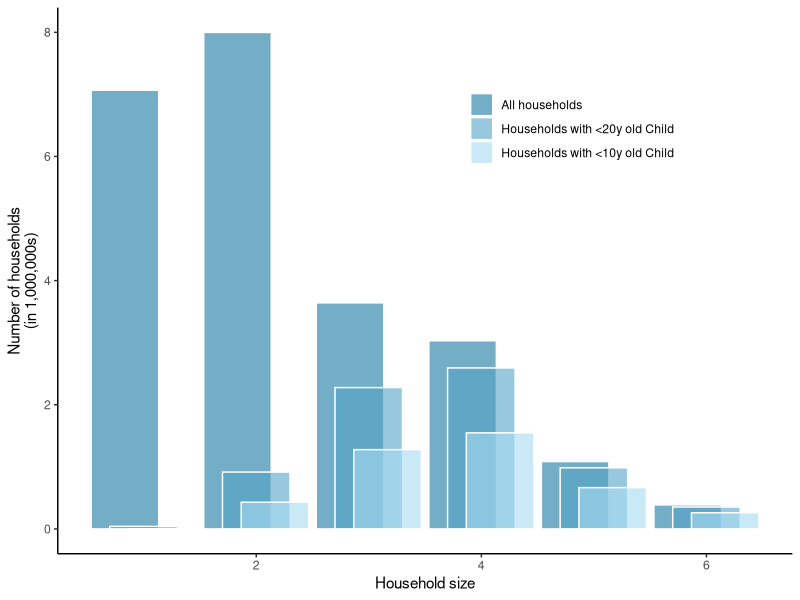
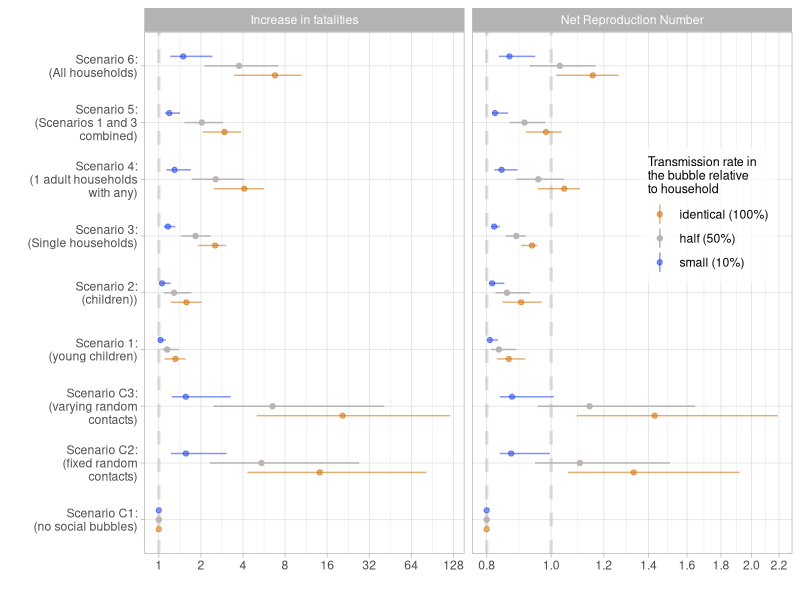
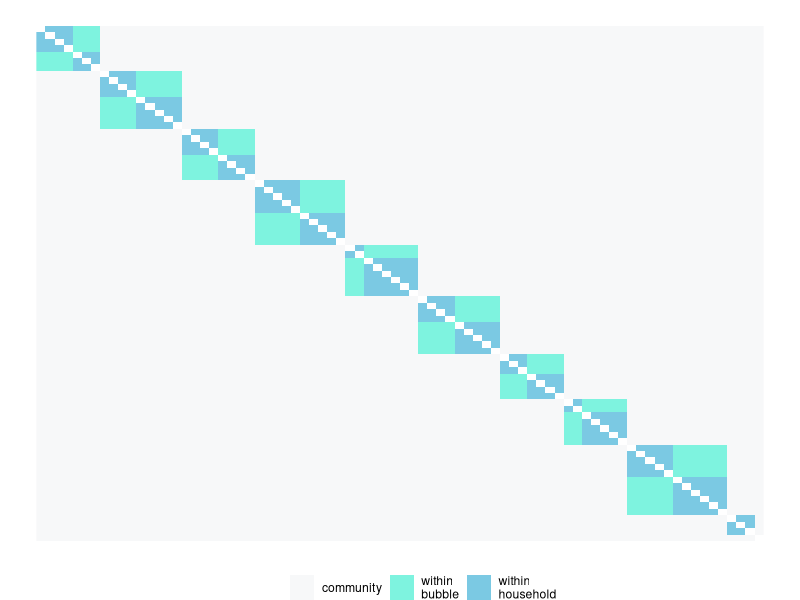
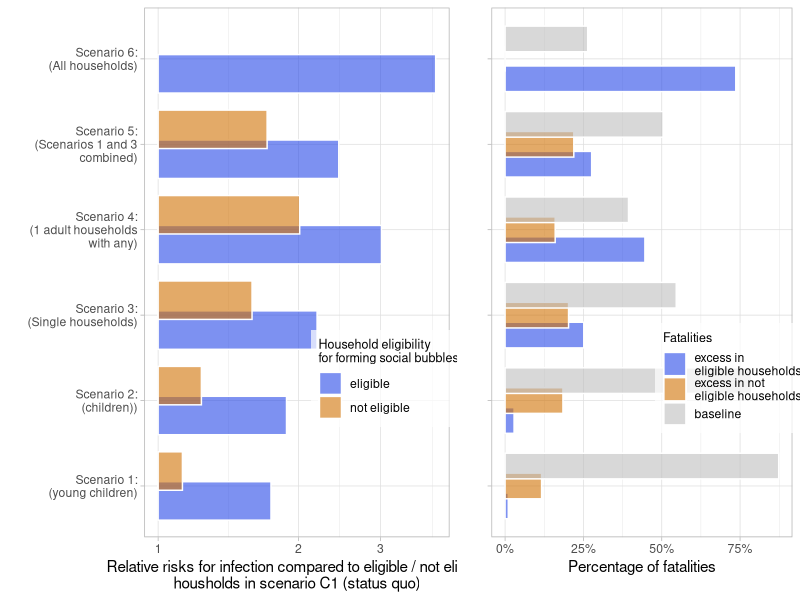
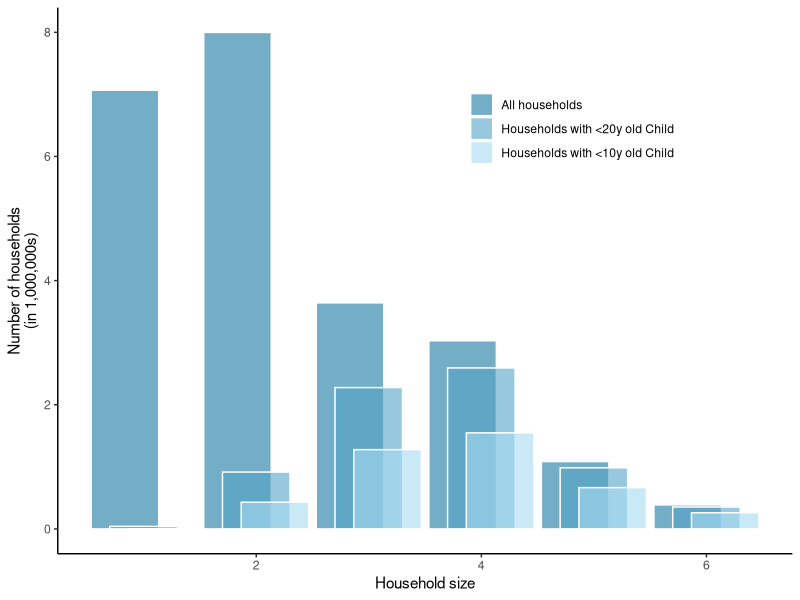
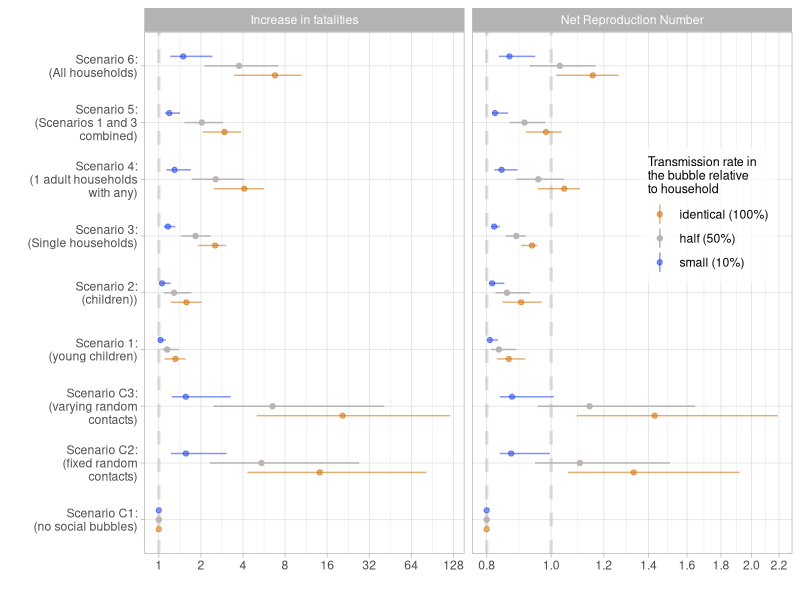
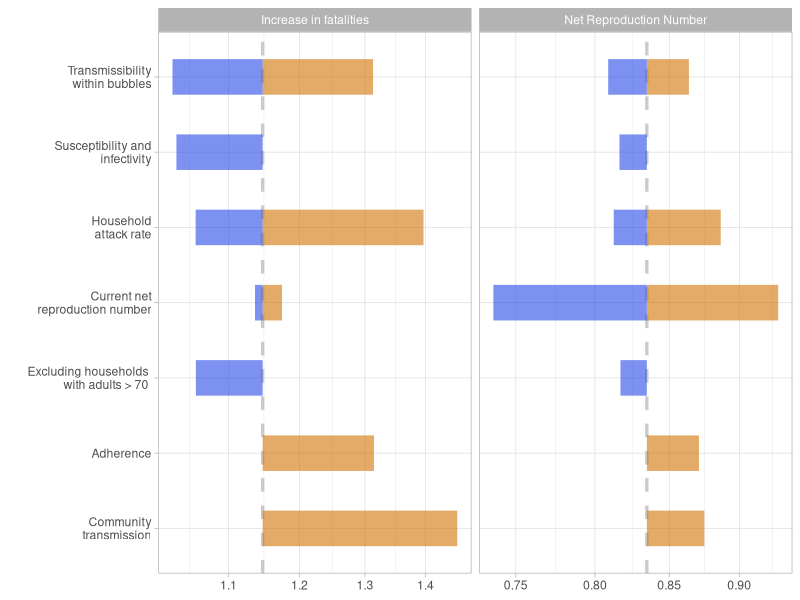
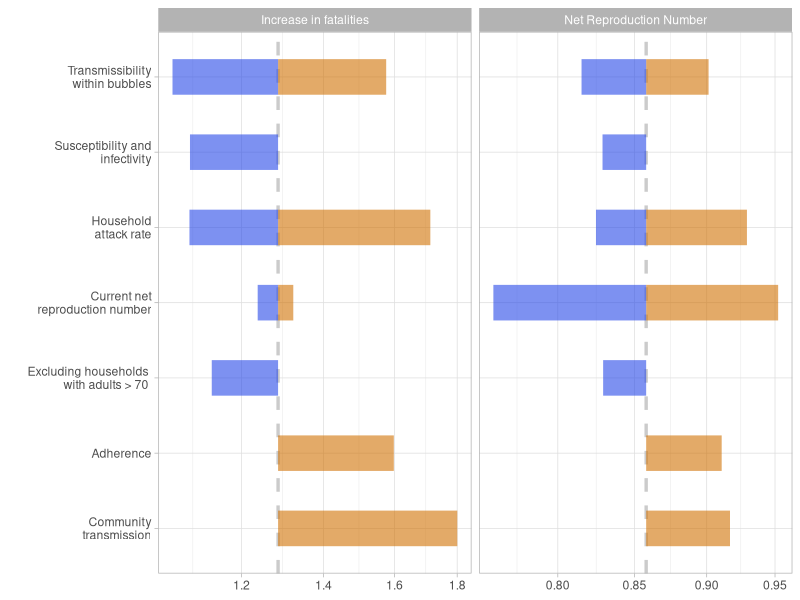

These charts were generated, in order, by the following R code:
#########
# plotting scripts 
# for "The effectiveness of social bubbles as part of a Covid-19 lockdown exit strategy, a modelling study"
# by Leng et al
# author: Stefan Flasche


########################
#load packages
########################
require(reshape2)
require(tidyverse)
require(gridExtra)

########################
#read in data
########################
read.csv("HH.csv") %>% 
  melt(id = "Household.size") -> dt
read.csv("Tab_Rcurrent.csv") %>%
  select(-(12:14)) %>%                            
  rbind(read.csv("Tab_Dcurrent.csv") %>%
          mutate(Outcome = "Disease incidence increase")) %>% 
  mutate(Outcome = gsub("Disease incidence increase","Increase in fatalities",Outcome)) %>%
  mutate(Outcome = gsub("Fatality Incidence Increase","Increase in fatalities",Outcome))->  dt.res    


########################
#plot Household sizes
########################
# av HH size
dt %>%
  group_by(variable) %>% summarise(avHHsize=sum(Household.size*value)/sum(value))

# proportion of HHs
dt %>%
  mutate(People = Household.size*value) %>%
  group_by(variable) %>% summarise(value= sum(value),
                                   People = sum(People))

#refactor
dt$variable = factor(dt$variable, c("All", "Children..20", "Children..10"))
Cat.names.replace = c("All"="All\nhouseholds", "Children..20"="Households with\n <20y old Child", "Children..10"="Households with\n <10y old Child")
Cat.names=c("All households", "Households with <20y old Child", "Households with <10y old Child")

# plot
dt %>%
  ggplot(aes(x=Household.size,y=value/1000000, fill=variable)) +
  geom_bar(stat = "identity", alpha=.6, position=position_dodge(width = .5), width = 1.8, color = "white") +
  scale_fill_manual(labels = Cat.names,
                    values=c("#1677a1","#54a4c7", "#a7dbf2")) +
  labs(x = "Household size", y = "Number of households\n(in 1,000,000s)", fill="") + 
  theme_classic() + theme(legend.position = c(0.7, 0.8))
ggsave("main_HHdistr.pdf", units = "cm", width = 14, height = 10)


########################
#plot Rs and deaths
########################
#filter for only the base case results
dt.res %>%
  filter(Parameter_set == "LSHTM" & 
           R_init == .8 &
           Mean_field_assumption == "Household" &
           Compliance == "Compliance") %>%
  mutate(TauB = fct_relevel(TauB, "identical", "half", "small")) -> dt.mainres

hline.dat <- data.frame(Outcome = c("Net Reproduction Number","Net Reproduction Number","Increase in fatalities"),
                        threshold = c(.8,1,1))

my_breaks <- function(x) { if (max(x) < 5) c(.8,1,1.2,1.4,1.6,1.8,2,2.2) else c(1,2,4,8,16,32,64,128) }

dt.mainres$Scenario = factor(dt.mainres$Scenario, c("C1", "C2", "C3","1", "2","3","4","5","6"))


dt.mainres %>% 
  ggplot(aes(x=Scenario, y=value, ymin=value_lo, ymax=value_hi, color=TauB)) +
  geom_hline(data = hline.dat, aes(yintercept = threshold), color = "grey", alpha=0.5, lty="dashed", lwd=1.15) +  
  geom_linerange(position = position_dodge(.5)) +
  geom_point(position = position_dodge(.5)) +
  labs(x="", y="", color="Transmission rate in\nthe bubble relative\nto household")+
  scale_color_manual(values = c("#d1720490","#bab5b3","#2748e890"),
                     labels = c("identical (100%)", "half (50%)", "small (10%)" )) +
  theme_light() + theme(legend.position = c(0.87, 0.65),
                        legend.background = element_rect(fill=alpha('white', 0.7)),
                        legend.title=element_text(size=9)) + 
  coord_flip() +
  scale_y_log10(breaks = my_breaks)+
  facet_grid(.~Outcome, scales = "free_x") +
  scale_x_discrete(labels = c("Scenario C1:\n(no social bubbles)",
                              "Scenario C2:\n(fixed random\ncontacts)",
                              "Scenario C3:\n(varying random\ncontacts)",
                              "Scenario 1:\n(young children)",
                              "Scenario 2:\n(children))",
                              "Scenario 3:\n(Single households)",
                              "Scenario 4:\n(1 adult households\nwith any)",
                              "Scenario 5:\n(Scenarios 1 and 3\ncombined)",
                              "Scenario 6:\n(All households)"))
ggsave("main_results.pdf", units = "cm", width = 18, height = 12)


########################
#extract effectiveness of bubbles
########################

dt.res %>% 
  gather(SAR, value, -(Outcome:Scenario_lab)) %>%
  select(-c("Scenario_lab")) %>%
  filter(Scenario %in% c("C1","C2","C3","6")) %>%
  spread(Scenario,value) %>%
  mutate(C2Increase = 1-`6`/`C2`,
         C3Increase = 1-`6`/`C3`) -> dt.eff

dt.eff %>%
  filter(Parameter_set %in% c("LSHTM","Warwick") & 
           R_init == .8 &
           Mean_field_assumption == "Household" &
           Compliance == "Compliance" &
           Outcome == "Increase in fatalities" &
           SAR == "value" &
           TauB == "half")


########################
#plot Tornado
########################
for(i in c("1","2","3","4","5","6","C2","C3")){
  data.frame(list(Outcome=NA, 
                  Scenario=NA, 
                  val.lo=1, 
                  val=1, 
                  val.hi=1)) %>%
    rbind(c("Net Reproduction Number","tauB",
            dt.res %>% filter(Scenario==i, Outcome=="Net Reproduction Number", Parameter_set=="LSHTM", Compliance=="Compliance", Mean_field_assumption=="Household",R_init==.8, TauB=="small") %>% select(value) %>% as.numeric(),
            dt.res %>% filter(Scenario==i, Outcome=="Net Reproduction Number", Parameter_set=="LSHTM", Compliance=="Compliance", Mean_field_assumption=="Household",R_init==.8, TauB=="half") %>% select(value) %>% as.numeric(),
            dt.res %>% filter(Scenario==i, Outcome=="Net Reproduction Number", Parameter_set=="LSHTM", Compliance=="Compliance", Mean_field_assumption=="Household",R_init==.8, TauB=="identical") %>% select(value) %>% as.numeric())) %>%
    rbind(c("Net Reproduction Number","SAR",
            dt.res %>% filter(Scenario==i, Outcome=="Net Reproduction Number", Parameter_set=="LSHTM", Compliance=="Compliance", Mean_field_assumption=="Household",R_init==.8, TauB=="half") %>% select(value_lo) %>% as.numeric(),
            dt.res %>% filter(Scenario==i, Outcome=="Net Reproduction Number", Parameter_set=="LSHTM", Compliance=="Compliance", Mean_field_assumption=="Household",R_init==.8, TauB=="half") %>% select(value) %>% as.numeric(),
            dt.res %>% filter(Scenario==i, Outcome=="Net Reproduction Number", Parameter_set=="LSHTM", Compliance=="Compliance", Mean_field_assumption=="Household",R_init==.8, TauB=="half") %>% select(value_hi) %>% as.numeric())) %>%
    rbind(c("Net Reproduction Number","SusTrans",
            dt.res %>% filter(Scenario==i, Outcome=="Net Reproduction Number", Parameter_set=="Warwick", Compliance=="Compliance", Mean_field_assumption=="Household",R_init==.8, TauB=="half") %>% select(value) %>% as.numeric(),
            dt.res %>% filter(Scenario==i, Outcome=="Net Reproduction Number", Parameter_set=="LSHTM", Compliance=="Compliance", Mean_field_assumption=="Household",R_init==.8, TauB=="half") %>% select(value) %>% as.numeric(),
            NA)) %>%
    rbind(c("Net Reproduction Number","CommTrans",
            NA,
            dt.res %>% filter(Scenario==i, Outcome=="Net Reproduction Number", Parameter_set=="LSHTM", Compliance=="Compliance", Mean_field_assumption=="Household",R_init==.8, TauB=="half") %>% select(value) %>% as.numeric(),
            dt.res %>% filter(Scenario==i, Outcome=="Net Reproduction Number", Parameter_set=="LSHTM", Compliance=="Compliance", Mean_field_assumption=="Individual",R_init==.8, TauB=="half") %>% select(value) %>% as.numeric())) %>%
    rbind(c("Net Reproduction Number","Compliance",
            NA,
            dt.res %>% filter(Scenario==i, Outcome=="Net Reproduction Number", Parameter_set=="LSHTM", Compliance=="Compliance", Mean_field_assumption=="Household",R_init==.8, TauB=="half") %>% select(value) %>% as.numeric(),
            dt.res %>% filter(Scenario==i, Outcome=="Net Reproduction Number", Parameter_set=="LSHTM", Compliance=="Non-compliance", Mean_field_assumption=="Household",R_init==.8, TauB=="half") %>% select(value) %>% as.numeric())) %>% 
    rbind(c("Net Reproduction Number","Excluding Elderly",
            dt.res %>% filter(Scenario==i, Outcome=="Net Reproduction Number", Parameter_set=="LSHTM", Compliance=="Excluding Elderly", Mean_field_assumption=="Household",R_init==.8, TauB=="half") %>% select(value) %>% as.numeric(),
            dt.res %>% filter(Scenario==i, Outcome=="Net Reproduction Number", Parameter_set=="LSHTM", Compliance=="Compliance", Mean_field_assumption=="Household",R_init==.8, TauB=="half") %>% select(value) %>% as.numeric())) %>%
    rbind(c("Net Reproduction Number","Rinit",
            dt.res %>% filter(Scenario==i, Outcome=="Net Reproduction Number", Parameter_set=="LSHTM", Compliance=="Compliance", Mean_field_assumption=="Household",R_init==.7, TauB=="half") %>% select(value) %>% as.numeric(),
            dt.res %>% filter(Scenario==i, Outcome=="Net Reproduction Number", Parameter_set=="LSHTM", Compliance=="Compliance", Mean_field_assumption=="Household",R_init==.8, TauB=="half") %>% select(value) %>% as.numeric(),
            dt.res %>% filter(Scenario==i, Outcome=="Net Reproduction Number", Parameter_set=="LSHTM", Compliance=="Compliance", Mean_field_assumption=="Household",R_init==.9, TauB=="half") %>% select(value) %>% as.numeric(),
            NA)) %>%
    rbind(c("Increase in fatalities","tauB",
            dt.res %>% filter(Scenario==i, Outcome=="Increase in fatalities", Parameter_set=="LSHTM", Compliance=="Compliance", Mean_field_assumption=="Household",R_init==.8, TauB=="small") %>% select(value) %>% as.numeric(),
            dt.res %>% filter(Scenario==i, Outcome=="Increase in fatalities", Parameter_set=="LSHTM", Compliance=="Compliance", Mean_field_assumption=="Household",R_init==.8, TauB=="half") %>% select(value) %>% as.numeric(),
            dt.res %>% filter(Scenario==i, Outcome=="Increase in fatalities", Parameter_set=="LSHTM", Compliance=="Compliance", Mean_field_assumption=="Household",R_init==.8, TauB=="identical") %>% select(value) %>% as.numeric())) %>%
    rbind(c("Increase in fatalities","SAR",
            dt.res %>% filter(Scenario==i, Outcome=="Increase in fatalities", Parameter_set=="LSHTM", Compliance=="Compliance", Mean_field_assumption=="Household",R_init==.8, TauB=="half") %>% select(value_lo) %>% as.numeric(),
            dt.res %>% filter(Scenario==i, Outcome=="Increase in fatalities", Parameter_set=="LSHTM", Compliance=="Compliance", Mean_field_assumption=="Household",R_init==.8, TauB=="half") %>% select(value) %>% as.numeric(),
            dt.res %>% filter(Scenario==i, Outcome=="Increase in fatalities", Parameter_set=="LSHTM", Compliance=="Compliance", Mean_field_assumption=="Household",R_init==.8, TauB=="half") %>% select(value_hi) %>% as.numeric())) %>%
    rbind(c("Increase in fatalities","SusTrans",
            dt.res %>% filter(Scenario==i, Outcome=="Increase in fatalities", Parameter_set=="Warwick", Compliance=="Compliance", Mean_field_assumption=="Household",R_init==.8, TauB=="half") %>% select(value) %>% as.numeric(),
            dt.res %>% filter(Scenario==i, Outcome=="Increase in fatalities", Parameter_set=="LSHTM", Compliance=="Compliance", Mean_field_assumption=="Household",R_init==.8, TauB=="half") %>% select(value) %>% as.numeric(),
            NA)) %>%
    rbind(c("Increase in fatalities","CommTrans",
            NA,
            dt.res %>% filter(Scenario==i, Outcome=="Increase in fatalities", Parameter_set=="LSHTM", Compliance=="Compliance", Mean_field_assumption=="Household",R_init==.8, TauB=="half") %>% select(value) %>% as.numeric(),
            dt.res %>% filter(Scenario==i, Outcome=="Increase in fatalities", Parameter_set=="LSHTM", Compliance=="Compliance", Mean_field_assumption=="Individual",R_init==.8, TauB=="half") %>% select(value) %>% as.numeric())) %>%
    rbind(c("Increase in fatalities","Compliance",
            NA,
            dt.res %>% filter(Scenario==i, Outcome=="Increase in fatalities", Parameter_set=="LSHTM", Compliance=="Compliance", Mean_field_assumption=="Household",R_init==.8, TauB=="half") %>% select(value) %>% as.numeric(),
            dt.res %>% filter(Scenario==i, Outcome=="Increase in fatalities", Parameter_set=="LSHTM", Compliance=="Non-compliance", Mean_field_assumption=="Household",R_init==.8, TauB=="half") %>% select(value) %>% as.numeric())) %>%
    rbind(c("Increase in fatalities","Excluding Elderly",
            dt.res %>% filter(Scenario==i, Outcome=="Increase in fatalities", Parameter_set=="LSHTM", Compliance=="Excluding Elderly", Mean_field_assumption=="Household",R_init==.8, TauB=="half") %>% select(value) %>% as.numeric(),
            dt.res %>% filter(Scenario==i, Outcome=="Increase in fatalities", Parameter_set=="LSHTM", Compliance=="Compliance", Mean_field_assumption=="Household",R_init==.8, TauB=="half") %>% select(value) %>% as.numeric(),
            NA)) %>%
    rbind(c("Increase in fatalities","Rinit",
            dt.res %>% filter(Scenario==i, Outcome=="Increase in fatalities", Parameter_set=="LSHTM", Compliance=="Compliance", Mean_field_assumption=="Household",R_init==.9, TauB=="half") %>% select(value) %>% as.numeric(),
            dt.res %>% filter(Scenario==i, Outcome=="Increase in fatalities", Parameter_set=="LSHTM", Compliance=="Compliance", Mean_field_assumption=="Household",R_init==.8, TauB=="half") %>% select(value) %>% as.numeric(),
            dt.res %>% filter(Scenario==i, Outcome=="Increase in fatalities", Parameter_set=="LSHTM", Compliance=="Compliance", Mean_field_assumption=="Household",R_init==.7, TauB=="half") %>% select(value) %>% as.numeric())) %>%
    slice(-1) -> dt.tornado
  
  hline.dat <- data.frame(Outcome = c("Net Reproduction Number","Increase in fatalities"),
                          value = dt.res %>% filter(Scenario==i, Parameter_set=="LSHTM", Compliance=="Compliance", Mean_field_assumption=="Household",R_init==.8, TauB=="half") %>% select(value) %>% c())
  my_breaks <- function(x) { if (max(x) > 8) c(1, 2, 4, 8, 16, 32) else if (max(x) > 3) c(1,2,3,4,5,6,7,8) else if (max(x) > 2) c(1, 1.2, 1.6, 2.0, 2.4) else if (max(x) > 1.5) c(1, 1.2, 1.4, 1.6, 1.8) else if (max(x) > 1.1) c(0.8, 0.9, 1.0, 1.1, 1.2, 1.3, 1.4) else c(0.7, 0.75, 0.8, 0.85, 0.9, 0.95, 1, 1.05, 1.1, 1.2, 1.4, 1.6) }
  my_labs <- c("Community\ntransmission",
               "Adherence",
               "Excluding households \n with adults > 70 ",
               "Current net\nreproduction number",
               "Household\nattack rate",
               "Susceptibility and\ninfectivity",
               "Transmissibility\nwithin bubbles")
  
  if(i %in% c("C2", "C3")){
    dt.tornado %>%
      filter(Scenario != "Compliance") -> dt.tornado
    
    dt.tornado %>%
      filter(Scenario != "Excluding Elderly") -> dt.tornado
    
    my_labs = my_labs[-2]
    my_labs = my_labs[-2]
  }
  
  dt.tornado %>%
    ggplot(aes(x = Scenario)) +
    geom_hline(data = hline.dat, aes(yintercept = value), color = "grey", alpha=0.8, lty="dashed", lwd=1.15) +
    geom_linerange(aes(ymin=as.numeric(val), ymax=as.numeric(val.hi)), color="#d17204", lwd=12, alpha=.6)+
    geom_linerange(aes(ymin=as.numeric(val.lo), ymax=as.numeric(val)), color="#2748e8", lwd=12, alpha=.6)+
    facet_grid(.~Outcome, scales = "free")+
    coord_flip() +
    xlab("")+
    theme_light()+
    scale_x_discrete(labels = my_labs) +
    scale_y_log10(breaks = my_breaks)
  ggsave(paste0("main_tornado_Scenario_",i,".pdf"), units = "cm", width = 17, height = 8.5)
}



########################
# create contact matrix for plotting
########################
N=80
Nh=4
p=1/5
p2=1/3
M1 = matrix(rep(1/N,N^2),N) #community
M2 = matrix(rep(0,N^2),N) # HH
M3 = matrix(rep(0,N^2),N) # bubble
i=1
HHsize=Nh
c="tick"
Bsize=NULL
while((i+HHsize-1)<=N){
  M2[i:(i+HHsize-1),i:(i+HHsize-1)] = p
  i=i+HHsize
  if (c=="tick"){
    c="toc"
    Bsize=c(Bsize,HHsize)
  }else{
    c="tick"
    Bsize[length(Bsize)] = Bsize[length(Bsize)]+HHsize
  }
  HHsize = sample(2:6,1)
}
BBsize = cumsum(Bsize)
BBsize.lo = c(1,BBsize[1:(length(BBsize)-1)]+1)
for (i in 1:length(BBsize)){
  M3[BBsize.lo[i]:BBsize[i],BBsize.lo[i]:BBsize[i]] = p2
}

M=M1+M2+M3 
diag(M)=0
rotate <- function(x) t(apply(x, 2, rev))

#display matrix
plot=T
if(plot){
  M %>% 
    rotate() %>%
    melt() %>%
    ggplot(aes(x=Var1, y=Var2, fill=as.character(value))) +
    geom_raster() +
    theme_void() +
    labs(x="", y="", fill="") +
    scale_fill_manual(values=c("white","#f2f4f599","#28ebca99","#24a5d199"),
                      labels = c("","community","within\nbubble","within\nhousehold")) +
    theme(legend.position = "bottom")
}
ggsave("main_bubblematrix.pdf", units = "cm", width = 11, height = 12)



########################
# Plot fatality equity
########################

read.csv("Fatality_increase_current.csv") %>%
  melt(id="Scenario") -> dt.fat

dt.fat %>%
  filter(variable %in% c("K_over_M", "L_over_N")) %>%
  ggplot(aes(x=Scenario, y=value, fill=variable)) +
  geom_bar(stat="identity", position = position_dodge(.7), alpha=.6, color="white") +
  scale_y_log10() +
  scale_fill_manual(labels=c("eligible","not eligible"),
                    values=c("#2748e8","#d17204"))+
  scale_x_discrete(labels = c("Scenario 1:\n(young children)",
                              "Scenario 2:\n(children))",
                              "Scenario 3:\n(Single households)",
                              "Scenario 4:\n(1 adult households\nwith any)",
                              "Scenario 5:\n(Scenarios 1 and 3\ncombined)",
                              "Scenario 6:\n(All households)")) +
  coord_flip()+
  labs(x="",
       y="Relative risks for infection compared to eligible / not eligible\nhousholds in scenario C1 (status quo)",
       fill="Household eligibility\nfor forming social bubbles") +
  theme_light() + theme(legend.position = c(0.8, 0.3),
                        legend.background = element_rect(fill=alpha('white', 0.7)),
                        legend.title=element_text(size=9)) -> p1

dt.fat %>%
  filter(variable %in% c("PAF_B", "PAF_C","PAF_C1")) %>%
  ggplot(aes(x=Scenario, y=value, fill=variable)) +
  geom_bar(stat="identity", position = position_dodge(.7), alpha=.6, color="white") +
  scale_fill_manual(labels=c("excess in\neligible households","excess in not\neligible households","baseline"),
                    values=c("#2748e8","#d17204","grey"))+
  scale_x_discrete(labels = c("",
                              "",
                              "",
                              "",
                              "",
                              "")) +
  scale_y_continuous(labels = scales::percent) +
  coord_flip()+
  labs(x="",
       y="Percentage of fatalities\n ",
       fill="Fatalities") +
  theme_light() + theme(legend.position = c(0.8, 0.3),
                        legend.background = element_rect(fill=alpha('white', 0.7)),
                        legend.title=element_text(size=9)) -> p2

grid.arrange(p1,p2,nrow=1, widths=c(1,0.75)) -> p3
ggsave("main_fatalityequity.pdf", p3, units = "cm", width = 24, height = 10)
